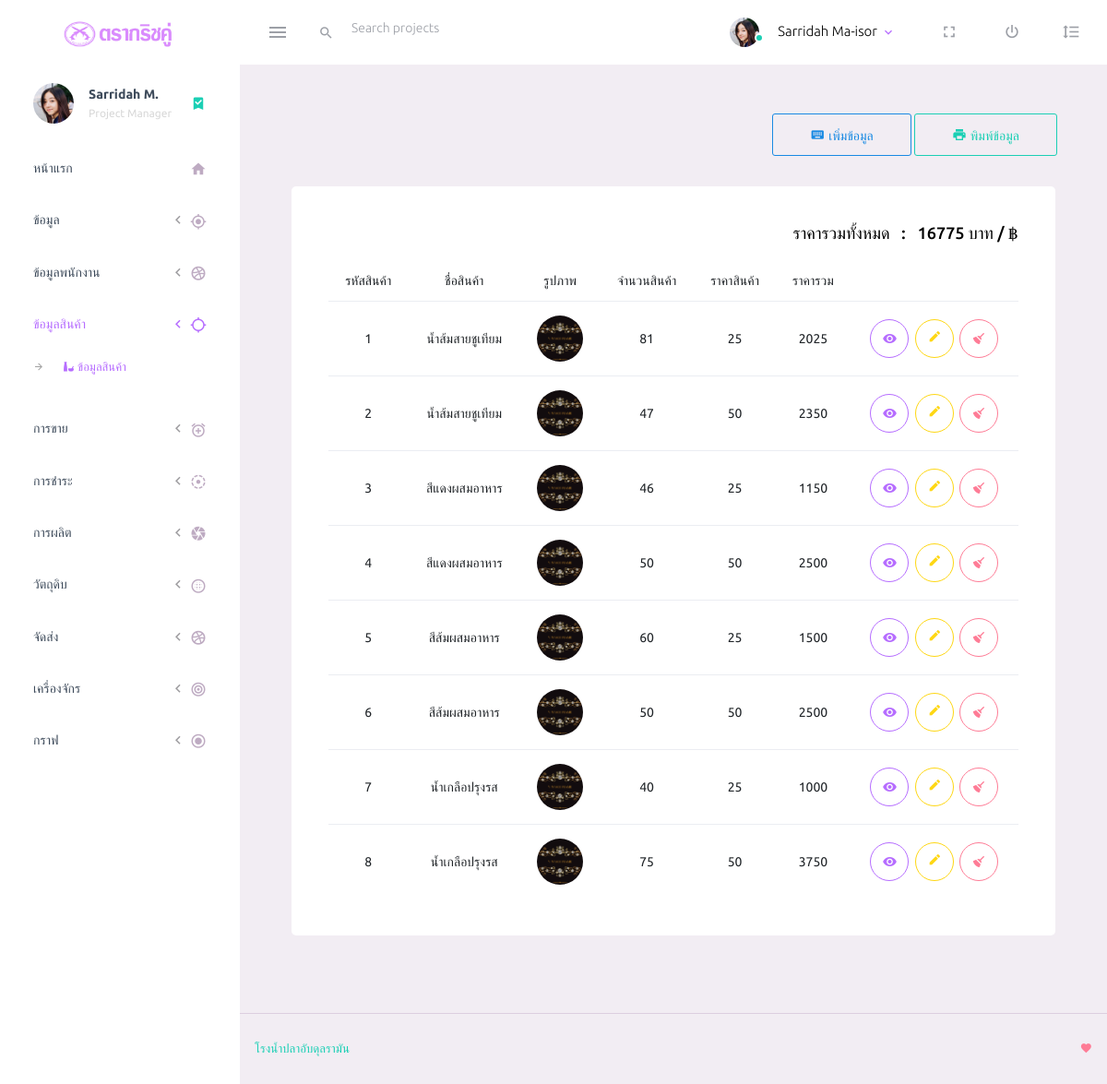
/pages/ui-features/product/product.php, run on the app's committed database.
### tables this page shows
CREATE TABLE `product` (
  `product_id` int(5) NOT NULL,
  `product_name` varchar(50) DEFAULT NULL,
  `product_img` varchar(50) DEFAULT NULL,
  `product_amout` int(4) DEFAULT NULL,
  `product_price` int(6) DEFAULT NULL
);

### pages/ui-features/product/product.php (the view, shortened to what this page needs)
<!DOCTYPE html>
<html lang="en">
<head>
    <link rel="stylesheet" href="../../../vendors/iconfonts/mdi/css/materialdesignicons.min.css">
    <link rel="stylesheet" href="../../../vendors/css/vendor.bundle.base.css">
    <link rel="stylesheet" href="../../../css/style.css">
</head>
<body>
    <div class="container-scroller">
        <?php include('../../partials/_navbar.php') ?>
        <div class="container-fluid page-body-wrapper">
            <?php include('../../partials/_sidebar.php') ?>
            <div class="main-panel">
                <div class="content-wrapper">
                    <div class="page-header">
                        <nav aria-label="breadcrumb">
                            <ol class="breadcrumb">
                                <a href="insertproduct.php">
                                    <button type="button" class="btn btn-outline-info btn-fw"><i class='mdi mdi-keyboard'>&nbsp;</i>เพิ่มข้อมูล</button></a>&nbsp;
                                <a href="../../../pdf/pdf_product.php">
                                    <button type="button" class="btn btn-outline-success btn-fw"><i class='mdi mdi-printer'>&nbsp;</i>พิมพ์ข้อมูล</button></a>
                            </ol>
                        </nav>
                    </div>
                    <div class="col-lg-12 grid-margin stretch-card">
                        <div class="card">
                            <div class="card-body">
                                <?php
                                $sql = "SELECT sum(`product_amout`*`product_price`) AS total FROM `product`";
                                include('../../../lib/config.php');
                                $result = mysqli_query($conn, $sql);
                                $row = mysqli_fetch_array($result);
                                ?>
                                <h3 class="page-title" align="right"> ราคารวมทั้งหมด &nbsp; : &nbsp; <?php echo $row["total"]; ?> บาท / ฿</h3>
                                <br>
                                <table class="table table-striped">
                                    <thead align="center">
                                        <tr>
                                            <th>
                                                รหัสสินค้า
                                            </th>
                                            <th>
                                                ชื่อสินค้า
                                            </th>
                                            <th>
                                                รูปภาพ
                                            </th>
                                            <th>
                                                จำนวนสินค้า
                                            </th>
                                            <th>
                                                ราคาสินค้า
                                            </th>
                                            <th>
                                                ราคารวม
                                            </th>
                                            <th>
                                            </th>
                                            <?php include('../../../lib/config.php') ?>
                                            <?php
                                            $sql = "SELECT * FROM product";
                                            $result = $conn->query($sql);
                                            if ($result->num_rows > 0) {
                                                while ($row = $result->fetch_assoc()) {
                                                    echo "<tr>";
                                                    echo "<td>" . $row["product_id"] . "</td>";
                                                    echo "<td>" . $row["product_name"] . "</td>";
                                                    echo '<td><img src="../pic/' . $row["product_img"] . '"style="width:50px;height:50px;"/></td>';
                                                    echo "<td>" . $row["product_amout"] . "</td>";
                                                    echo "<td>" . $row["product_price"] . "</td>";
                                                    $sum_price = $row["product_amout"] *  $row["product_price"];
                                                    echo "<td>" . $sum_price . "</td>";
                                                    echo "<td>
                                    <a href='viewpro.php?id=$row[product_id]'><button type='button' class='btn btn-outline-primary btn-rounded btn-icon'><i class='mdi mdi-eye' ></i></button></a>&nbsp;
                                    <a href='updateproduct.php?id=$row[product_id]'><button type='button' class='btn btn-outline-warning btn-rounded btn-icon'>
                          <i class='mdi mdi-border-color text-warning' ></i></button></a>&nbsp;
                                    <a href='db-deleteproduct.php?id=" . $row['product_id'] . "'onclick=\"return confirm('ต้องการจะลบข้อมูลนี้ใช่หรือไม่?')\"><button type='button' class='btn btn-outline-danger btn-rounded btn-icon'><i class='mdi mdi-broom text-danger'></i> </button></td>";
                                                    echo "</tr>";
                                                }
                                            }
                                            ?>
                                        </tr>
                                    </thead>
                                </table>
                            </div>
                        </div>
                    </div>
                </div>
                <?php include('../../partials/_footer.php') ?>
            </div>
        </div>
    </div>
</body>
</html>

### data on the page
product: product_id "1", product_name "น้ำส้มสายชูเทียม", product_img (picture), product_amout "81", product_price "25", sum_price "2025"
product: product_id "2", product_name "น้ำส้มสายชูเทียม", product_img (picture), product_amout "47", product_price "50", sum_price "2350"
product: product_id "3", product_name "สีแดงผสมอาหาร", product_img (picture), product_amout "46", product_price "25", sum_price "1150"
product: product_id "4", product_name "สีแดงผสมอาหาร", product_img (picture), product_amout "50", product_price "50", sum_price "2500"
product: product_id "5", product_name "สีส้มผสมอาหาร", product_img (picture), product_amout "60", product_price "25", sum_price "1500"
product: product_id "6", product_name "สีส้มผสมอาหาร", product_img (picture), product_amout "50", product_price "50", sum_price "2500"
product: product_id "7", product_name "น้ำเกลือปรุงรส", product_img (picture), product_amout "40", product_price "25", sum_price "1000"
product: product_id "8", product_name "น้ำเกลือปรุงรส", product_img (picture), product_amout "75", product_price "50", sum_price "3750"

### other printed values
$row["total"] "16775"
